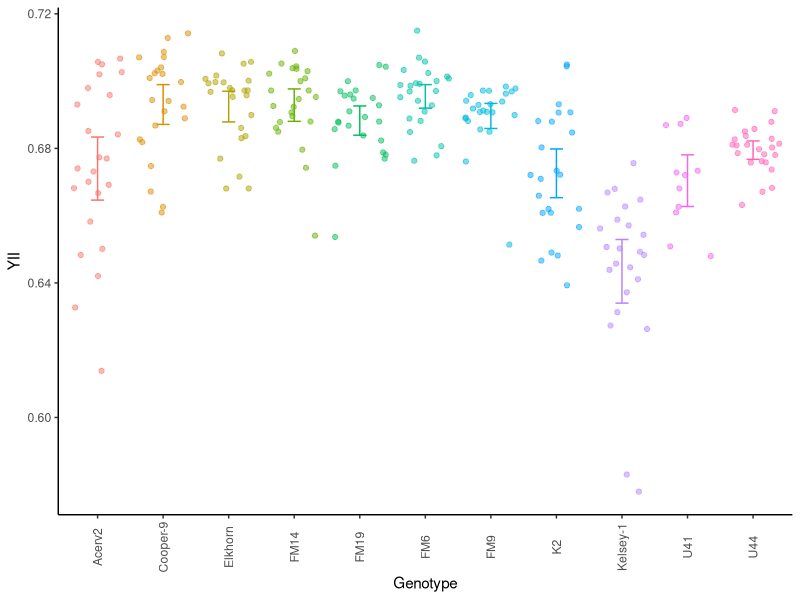
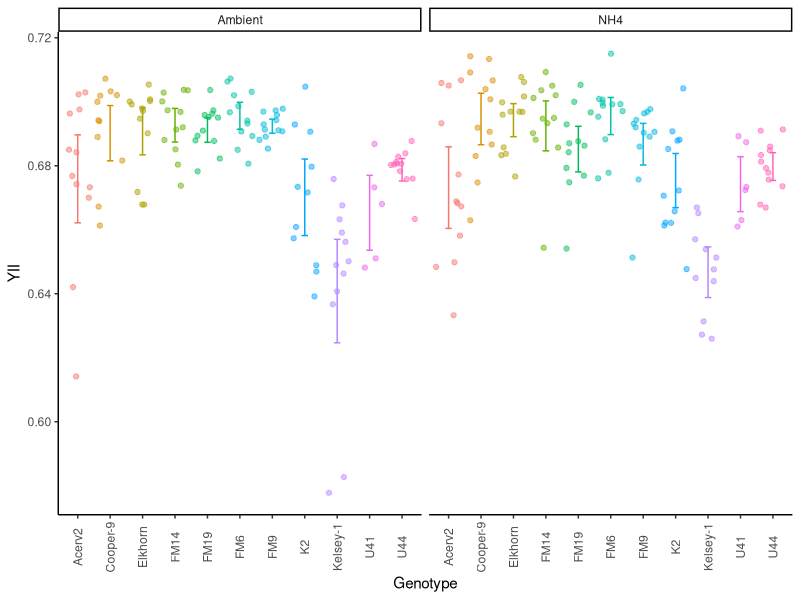
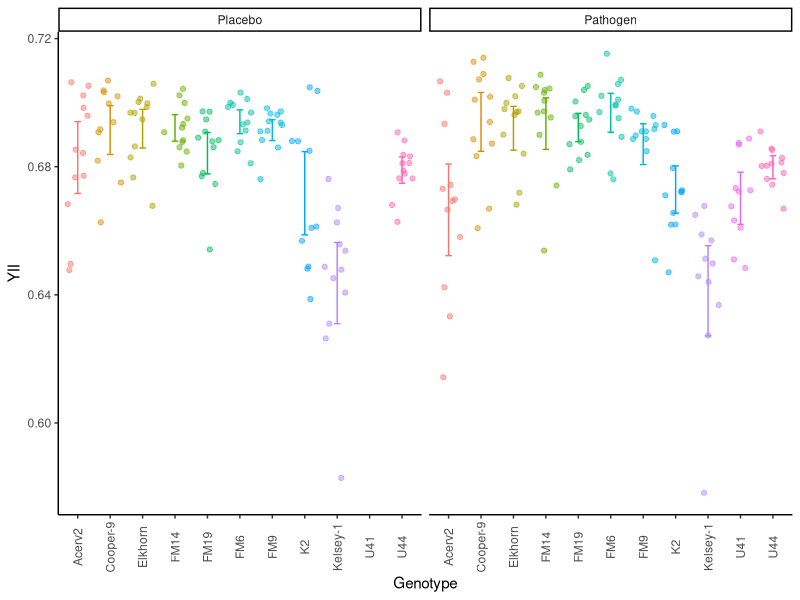
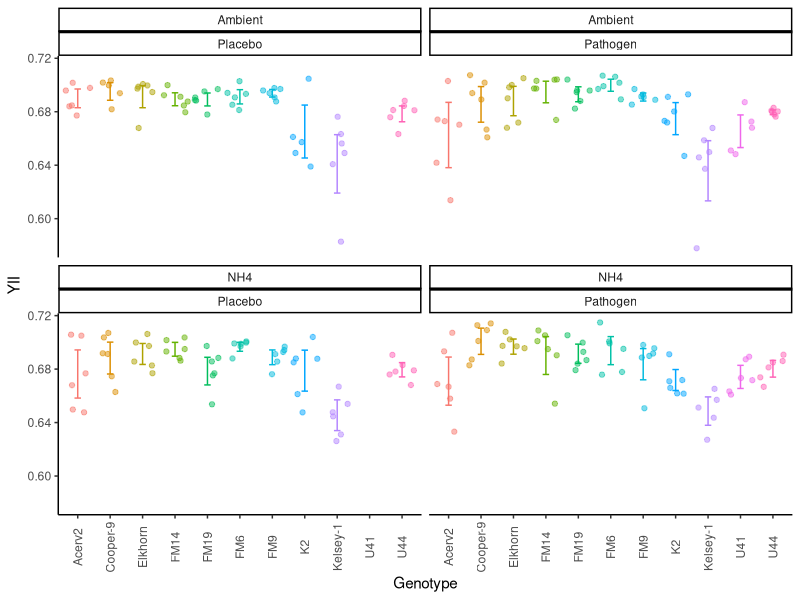

The R script that drew these images, in order: (Note: this script raises an error after producing the figures.)
## ---- chunk 1
knitr::opts_chunk$set(echo = TRUE, warning=FALSE, message=FALSE, fig.width=7, fig.height=7 )
## ---- chunk 2

# Get all libraries and sources required to run the script

library(dplyr)
library(plyr)
library(reshape2)
library(ggplot2)
library(ggthemes)

theme_set (theme_classic() + theme(panel.grid.major = element_blank(),
                              panel.grid.minor = element_blank(), 
                              axis.line = element_line(colour = "black"),
                              legend.position="none",
                              axis.text.x = element_text(angle = 90, vjust = 0.5),
                              plot.title = element_text(size=12, face="bold"),
                              #panel.border = element_rect(colour = "black", fill=NA, size=1)
                              panel.border = element_blank()
                              ))
## ---- chunk 3

# 1. Import data: 

  # Long format Ssid YII
    YII.Tall<-read.csv("Data/YII_tall.csv")

  # Wide format 
    # YII.wide<- YII.Tall<-readRDS("Data/YII.Wide.rds")
    # YII.Wide<-read.csv("Data/YII_Wide.csv")
  
  #summary(YII.Tall)


# 2. Data clean-up an types: 
  
  # Variable types 
    #YII.nutrients$Time <- as.factor(YII.nutrients$Time)
    YII.Tall$Time<-as.numeric(YII.Tall$Time)
    YII.Tall$Date<-as.Date(YII.Tall$Date, "%Y-%m-%d")
    YII.Tall$Days<-(as.numeric(YII.Tall$Date)-18486)
  
  # Remove-unused data    
    Extras <- YII.Tall[which (YII.Tall$Nutrients=="Extra"), ]
    YII.Tall <- droplevels(YII.Tall[!rownames(YII.Tall) %in%
                                        rownames(Extras), ])
  # Treatments
    YII.Tall$Nutrients<-factor(YII.Tall$Nutrients, 
                             levels= c("Ambient", "NH4"), ordered=TRUE)
    YII.Tall$Disease<-factor(YII.Tall$Disease, 
                             levels= c("Placebo", "Pathogen"), ordered=TRUE)
  # Replicates
    YII.Tall$Tank<-factor(YII.Tall$Tank, ordered=FALSE)
    YII.Tall$Genotype<-factor(YII.Tall$Genotype, ordered=FALSE)
  
  summary(YII.Tall)
## ---- chunk 4
# Genotype

YII_Genet<- ggplot(YII.Tall, aes (Genotype, YII, colour=factor(Genotype))) +
  stat_summary(fun.data = "mean_cl_boot",geom = "errorbar", width = 0.2 )+
  stat_summary(fun.y=mean, geom="line") + 
  geom_jitter(alpha=0.5)
YII_Genet

YII_Genet+ facet_wrap(~Nutrients)
YII_Genet+ facet_wrap(~Disease)
YII_Genet+ facet_wrap(Nutrients~Disease)

## ---- chunk 5
    

YII_Genotype<- ggplot(YII.Tall, aes (Date, YII, colour=factor(Nutrients))) +
  stat_summary(fun.data = "mean_cl_boot",geom = "errorbar", width = 0.2 )+
  stat_summary(fun.y=mean, geom="line") +
YII_Genotype +  facet_grid (~Disease)
YII_Genotype +  facet_wrap(~Genotype)

YII_Genotype<- ggplot(YII.Tall, aes (Time, YII, colour=factor(Nutrients))) +
  stat_summary(fun.data = "mean_cl_boot",geom = "errorbar", width = 0.2 )+
  stat_summary(fun.y=mean, geom="line")
YII_Genotype + facet_grid (Genotype~.)

YII_Genotype<- ggplot(YII.Tall, aes (Time, YII, colour=factor(Fragment))) +
  # stat_summary(fun.data = "mean_cl_boot",geom = "errorbar", width = 0.2 )+
  #stat_summary(fun.y=mean, geom="point", size =3, alpha=0.5) +
  stat_summary(fun.y=mean, geom="line") +   theme_gdocs()
YII_Genotype + ylim(0.2, 0.65) + facet_grid (Genotype~Nutrients) + theme(legend.position="none")
  # xlim(as.Date(c("2017-11-01", "2018-02-30")))

# Nutrients

YII_Treat<- ggplot(YII.Tall, aes (Date, YII, colour=factor(Nutrients))) +   stat_summary(fun.data = "mean_cl_boot",geom = "errorbar", width = 0.2)+
  stat_summary(fun.y=mean, geom="point", size =3, alpha=0.5) +
  stat_summary(fun.y=mean, geom="line") + theme_gdocs()
YII_Treat  + ylim(0.2, 0.7) #+ xlim(as.Date(c("2017-11-01", "2018-01-20"))) +
   #facet_grid (~Replicate)  #+ geom_jitter()

YII_Date <- ggplot(YII.Tall, aes (Nutrients, YII, colour=factor(Nutrients))) +
  stat_summary(fun.data = "mean_cl_boot",geom = "errorbar", width = 0.2)+
  stat_summary(fun.y=mean, geom="point", size =3, alpha=0.5) +
  theme_gdocs() 
YII_Date + facet_grid (Genotype~Date) + theme(legend.position="none")

## ---- chunk 6

# After nutrients 

YII.nutrients<-YII.Tall[which(YII.Tall$Time>4),]

YII_Genotype<- ggplot(YII.nutrients, aes (Date, YII, colour=factor(Genotype))) +
  stat_summary(fun.data = "mean_cl_boot",geom = "errorbar", width = 0.2 )+
  #stat_summary(fun.y=mean, geom="point", size =3, alpha=0.5) +
  stat_summary(fun.y=mean, geom="line") +   theme_gdocs()
YII_Genotype + ylim(0.2, 0.7) + facet_grid (Nutrients~.)

YII_Nut<- ggplot(YII.nutrients, aes (Date, YII, colour=factor(Nutrients))) +
  stat_summary(fun.data = "mean_cl_boot",geom = "errorbar", width = 0.2 )+
  stat_summary(fun.y=mean, geom="point", size =3, alpha=0.5) +
  stat_summary(fun.y=mean, geom="line") +   theme_gdocs()
YII_Nut + ylim(0.2, 0.7) +  facet_wrap (~Genotype) 

YII_Nut<- ggplot(YII.nutrients, aes (Date, YII, colour=factor(Nutrients))) +
  stat_summary(fun.data = "mean_cl_boot",geom = "errorbar", width = 0.2 )+
  stat_summary(fun.y=mean, geom="point", size =3, alpha=0.5) +
  stat_summary(fun.y=mean, geom="line") +   theme_gdocs()
YII_Nut + ylim(0.2, 0.7)


YII_Date_Nut<- ggplot(YII.nutrients, aes (Nutrients, YII, colour=factor(Nutrients))) +
  stat_summary(fun.data = "mean_cl_boot",geom = "errorbar", width = 0.2 )+
  stat_summary(fun.y=mean, geom="point", size =3, alpha=0.5) +
  stat_summary(fun.y=mean, geom="line") +   theme_gdocs()
YII_Date_Nut + ylim(0.2, 0.7) +   facet_grid (~Date) 
  # + xlim(as.Date(c("2017-11-01", "2018-01-20")))


YII_VariationOverTime <- ggplot(YII.Tall, aes (Time, YII, colour=factor(Genotype)))+ 
  geom_point() + facet_wrap (~Nutrients)

library(lattice)
xyplot(YII ~ Time | Nutrients, data=YII.nutrients, type=c("p", "r"), ylim=c(0.0, 0.7))
## ---- chunk 7

Survivors  <- YII.nutrients[, c("Fragment", "Days", "Genotype", "Nutrients")]
  library(plyr)
  SurvivorsFrecuency<-as.data.frame(xtabs(~ Days + Nutrients, Survivors))
  write.csv(SurvivorsFrecuency, "SurvivorsFrecuency.csv")

YII_Genotype<- ggplot(YII.nutrients, aes (Days, YII, colour=factor(Genotype))) +
  stat_summary(fun.data = "mean_cl_boot",geom = "errorbar", width = 0.2 )+
  #stat_summary(fun.y=mean, geom="point", size =3, alpha=0.5) +
  stat_summary(fun.y=mean, geom="line") +   theme_gdocs()
YII_Genotype + ylim(0.45, 0.65) + facet_grid (~Nutrients)

YII_Nutrients<- ggplot(YII.nutrients, aes (Days, YII, colour=Nutrients)) +
  stat_summary(fun.data = "mean_cl_boot",geom = "errorbar", 
               width = 0.2, position = position_dodge(width = 2) )+
  #stat_summary(fun.y=mean, geom="point", size =3, alpha=0.5) +
  stat_summary(fun.y=mean, geom="line") +   theme_bw () + ggtitle("B.")+
  theme(plot.background=element_blank(), 
            panel.border = element_blank(),
            axis.line = element_line(colour = "black"),
            panel.grid.major = element_blank(),
            panel.grid.minor = element_blank(),
            legend.position="bottom",
            strip.background = element_rect(fill="white")) +
      annotate("rect", xmin= 2, xmax = 91,
               ymin = 0.1, ymax =0.2, fill="blue", alpha = .04)+
      annotate("rect", xmin= 79, xmax = 90,
               ymin = 0.1, ymax = .7, fill="orange", alpha = .04)+
      annotate("rect", xmin= 90, xmax = 113,
               ymin = 0.1, ymax = 0.7, fill="red", alpha = .04)+
       scale_y_continuous(limits = c(0.1, 0.7),
                         breaks = seq(0.2, 0.6,0.2),  
                         expand = c(0, 0),
                         name=("YII (Fv/Fm)")) +
      scale_x_continuous(name="Days in the experiment",
                         limits = c(-2,115),
                         breaks = seq(0, 110, 15),  
                         expand = c(0, 0)) + 
    facet_grid (Genotype~., labeller = labeller(Genotype=c(`Green` = "A.cer_1", 
                                    `Green and Orange` = "A.cer_2",
                                    `Orange` = "A.cer_3", 
                                    `Red and Orange` = "A.cer_4",
                                    `Red and Yellow` = "A.cer_5")))
YII_Nutrients 

    ggsave(file="5.3B_YII.svg", plot=YII_Nutrients, width=3.0, height=6)
    ggsave(file="5.3B_YII_NOGenotype.svg", plot=YII_Nutrients, width=3.0, height=3)


# Libraries 
  library(lme4)
  library(multcomp)
  library(multcompView)
  library(lsmeans)
      library(emmeans)
  library(effects)
  library(lmerTest)

# More complex model 
    
YII.nutrients<-subset(YII.nutrients, Days<120)
YII.nutrients$DayF<-as.factor(YII.nutrients$Days)

LM_1 <- lmer(YII ~ Nutrients * DayF + 
                             (1|Genotype/Fragment), REML=TRUE, data= YII.nutrients)

step(LM_1)
LM_2 <- lmer(YII ~ Nutrients * Days + 
                             (Nutrients|Genotype), REML=TRUE,  data= YII.nutrients)
 
LM_3 <- lmer(YII ~ Nutrients * Days + 
                             (1|Genotype), REML=TRUE, data= YII.nutrients)
 
LM_4 <- lm(YII ~ Nutrients * Days, REML = FALSE, data= YII.nutrients)

# Select model

anova(LM_1, LM_2, refit=FALSE)
anova(LM_2, LM_3, refit=FALSE)
anova(LM_3, LM_4)
 
# Final mdel 
LM_Nutrients_Days<-lmer(YII ~ Nutrients * Days + 
                             (Nutrients|Genotype), data= YII.nutrients)
  anova(LM_1)
  summary(LM_1)
  coef(LM_1)
  fitted(LM_1)
      
      layout(matrix(1:4,2,2))  
      plot(LM_1)  
      
plot(Effect(c("Nutrients","DayF"), LM_1), x.var="DayF", multiline=T, ci.style="bars")

#  Pair-wise comparisons
cld(emmeans(LM_1, "Nutrients"))
YIIAcerEmm<-cld(emmeans(LM_1, specs = c("Nutrients", "DayF")))
write.csv(YIIAcerEmm, "YIIAcerEmm.csv")

## ---- chunk 8


# Last Data Point before nutrients 

  lastYII_BN<-ggplot (YII.Wide, aes(Genotype.5, YII.5, colour=factor(Nutrients.5)))
  lastYII_BN + stat_summary(fun.data = "mean_cl_boot",geom = "errorbar", width = 0.2)+
     stat_summary(fun.y=mean, geom="point", size =3, alpha=0.5) + theme_gdocs()
  
  LM_TC_B<-lm(YII.5~Nutrients.5*Genotype.5, data = YII.Wide)
  
  anova(LM_TC_B)
  TukeyHSD(aov(LM_TC_B))
  
  cld(lsmeans(LM_TC_B, "Nutrients.5"))
  cld(lsmeans(LM_TC_B, "Genotype.5"))
  cld(lsmeans(LM_TC_B, specs = c("Nutrients.5", "Genotype.5")))

# Last Data Point After nutrients 

lastYII_BN<-ggplot (YII.Wide, aes(Genotype.13, YII.13, colour=factor(Nutrients.13)))
  lastYII_BN + stat_summary(fun.data = "mean_cl_boot",geom = "errorbar", width = 0.2)+
     stat_summary(fun.y=mean, geom="point", size =3, alpha=0.12) + theme_gdocs()
  
  LM_TC_B<-lm(YII.12~Nutrients.12*Genotype.12, data = YII.Wide)
  
  anova(LM_TC_B)
  TukeyHSD(aov(LM_TC_B))
  
  cld(lsmeans(LM_TC_B, "Nutrients.12"))
  cld(lsmeans(LM_TC_B, "Genotype.12"))
  cld(lsmeans(LM_TC_B, specs = c("Nutrients.12", "Genotype.12")))

## ---- chunk 9
# Creates bibliography 
#knitr::write_bib(c(.packages()), "packages.bib")
